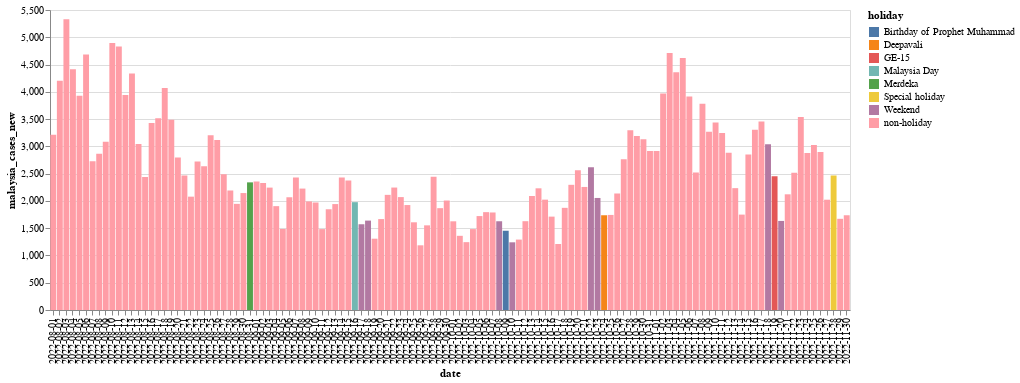

Write notebook code for a chart like this one.
### Code cell
#import required library
#use altair to plot graph visualisation for collected_covid_daily_cases with 'date', 'holiday' and 'malaysia_cases_new' columns.

alt.Chart(collected_selectdf).mark_bar().encode(
    x = 'date',
    y = 'malaysia_cases_new',
    #tooltip is to display x and y variables associated 'date' and 'malaysia_cases_new' respectively, and also 'holiday' to show the differences.
    tooltip=['date','holiday','malaysia_cases_new'],
    color='holiday'
    
).properties(width=800)

### Figure 1 — Vega-Lite specification as saved in the notebook (floating-point values rounded to 4 significant figures)
{"config": {"view": {"continuousWidth": 400, "continuousHeight": 300}}, "data": {"name": "data-6a7dc8b4758b6bdfb1d7cf06aad349b4"}, "mark": "bar", "encoding": {"color": {"field": "holiday", "type": "nominal"}, "tooltip": [{"field": "date", "type": "nominal"}, {"field": "holiday", "type": "nominal"}, {"field": "malaysia_cases_new", "type": "quantitative"}], "x": {"field": "date", "type": "nominal"}, "y": {"field": "malaysia_cases_new", "type": "quantitative"}}, "width": 800, "$schema": "https://vega.github.io/schema/vega-lite/v4.17.0.json", "datasets": {"data-6a7dc8b4758b6bdfb1d7cf06aad349b4": [{"date": "2022-08-01", "holiday": "non-holiday", "malaysia_cases_new": 3213}, {"date": "2022-08-02", "holiday": "non-holiday", "malaysia_cases_new": 4204}, {"date": "2022-08-03", "holiday": "non-holiday", "malaysia_cases_new": 5330}, {"date": "2022-08-04", "holiday": "non-holiday", "malaysia_cases_new": 4413}, {"date": "2022-08-05", "holiday": "non-holiday", "malaysia_cases_new": 3927}, {"date": "2022-08-06", "holiday": "non-holiday", "malaysia_cases_new": 4684}, {"date": "2022-08-07", "holiday": "non-holiday", "malaysia_cases_new": 2728}, {"date": "2022-08-08", "holiday": "non-holiday", "malaysia_cases_new": 2863}, {"date": "2022-08-09", "holiday": "non-holiday", "malaysia_cases_new": 3083}, {"date": "2022-08-10", "holiday": "non-holiday", "malaysia_cases_new": 4896}, {"date": "2022-08-11", "holiday": "non-holiday", "malaysia_cases_new": 4831}, {"date": "2022-08-12", "holiday": "non-holiday", "malaysia_cases_new": 3943}, {"date": "2022-08-13", "holiday": "non-holiday", "malaysia_cases_new": 4334}, {"date": "2022-08-14", "holiday": "non-holiday", "malaysia_cases_new": 3045}, {"date": "2022-08-15", "holiday": "non-holiday", "malaysia_cases_new": 2437}, {"date": "2022-08-16", "holiday": "non-holiday", "malaysia_cases_new": 3429}, {"date": "2022-08-17", "holiday": "non-holiday", "malaysia_cases_new": 3516}, {"date": "2022-08-18", "holiday": "non-holiday", "malaysia_cases_new": 4071}, {"date": "2022-08-19", "holiday": "non-holiday", "malaysia_cases_new": 3490}, {"date": "2022-08-20", "holiday": "non-holiday", "malaysia_cases_new": 2798}, {"date": "2022-08-21", "holiday": "non-holiday", "malaysia_cases_new": 2464}, {"date": "2022-08-22", "holiday": "non-holiday", "malaysia_cases_new": 2078}, {"date": "2022-08-23", "holiday": "non-holiday", "malaysia_cases_new": 2722}, {"date": "2022-08-24", "holiday": "non-holiday", "malaysia_cases_new": 2636}, {"date": "2022-08-25", "holiday": "non-holiday", "malaysia_cases_new": 3206}, {"date": "2022-08-26", "holiday": "non-holiday", "malaysia_cases_new": 3118}, {"date": "2022-08-27", "holiday": "non-holiday", "malaysia_cases_new": 2491}, {"date": "2022-08-28", "holiday": "non-holiday", "malaysia_cases_new": 2191}, {"date": "2022-08-29", "holiday": "non-holiday", "malaysia_cases_new": 1946}, {"date": "2022-08-30", "holiday": "non-holiday", "malaysia_cases_new": 2144}, {"date": "2022-08-31", "holiday": "Merdeka", "malaysia_cases_new": 2340}, {"date": "2022-09-01", "holiday": "non-holiday", "malaysia_cases_new": 2356}, {"date": "2022-09-02", "holiday": "non-holiday", "malaysia_cases_new": 2328}, {"date": "2022-09-03", "holiday": "non-holiday", "malaysia_cases_new": 2244}, {"date": "2022-09-04", "holiday": "non-holiday", "malaysia_cases_new": 1904}, {"date": "2022-09-05", "holiday": "non-holiday", "malaysia_cases_new": 1486}, {"date": "2022-09-06", "holiday": "non-holiday", "malaysia_cases_new": 2067}, {"date": "2022-09-07", "holiday": "non-holiday", "malaysia_cases_new": 2428}, {"date": "2022-09-08", "holiday": "non-holiday", "malaysia_cases_new": 2226}, {"date": "2022-09-09", "holiday": "non-holiday", "malaysia_cases_new": 1990}, {"date": "2022-09-10", "holiday": "non-holiday", "malaysia_cases_new": 1971}, {"date": "2022-09-11", "holiday": "non-holiday", "malaysia_cases_new": 1483}, {"date": "2022-09-12", "holiday": "non-holiday", "malaysia_cases_new": 1847}, {"date": "2022-09-13", "holiday": "non-holiday", "malaysia_cases_new": 1942}, {"date": "2022-09-14", "holiday": "non-holiday", "malaysia_cases_new": 2431}, {"date": "2022-09-15", "holiday": "non-holiday", "malaysia_cases_new": 2375}, {"date": "2022-09-16", "holiday": "Malaysia Day", "malaysia_cases_new": 1977}, {"date": "2022-09-17", "holiday": "Weekend", "malaysia_cases_new": 1572}, {"date": "2022-09-18", "holiday": "Weekend", "malaysia_cases_new": 1639}, {"date": "2022-09-19", "holiday": "non-holiday", "malaysia_cases_new": 1307}, {"date": "2022-09-20", "holiday": "non-holiday", "malaysia_cases_new": 1667}, {"date": "2022-09-21", "holiday": "non-holiday", "malaysia_cases_new": 2111}, {"date": "2022-09-22", "holiday": "non-holiday", "malaysia_cases_new": 2245}, {"date": "2022-09-23", "holiday": "non-holiday", "malaysia_cases_new": 2070}, {"date": "2022-09-24", "holiday": "non-holiday", "malaysia_cases_new": 1924}, {"date": "2022-09-25", "holiday": "non-holiday", "malaysia_cases_new": 1608}, {"date": "2022-09-26", "holiday": "non-holiday", "malaysia_cases_new": 1186}, {"date": "2022-09-27", "holiday": "non-holiday", "malaysia_cases_new": 1552}, {"date": "2022-09-28", "holiday": "non-holiday", "malaysia_cases_new": 2445}, {"date": "2022-09-29", "holiday": "non-holiday", "malaysia_cases_new": 1867}, {"date": "2022-09-30", "holiday": "non-holiday", "malaysia_cases_new": 2007}, {"date": "2022-10-01", "holiday": "non-holiday", "malaysia_cases_new": 1626}, {"date": "2022-10-02", "holiday": "non-holiday", "malaysia_cases_new": 1360}, {"date": "2022-10-03", "holiday": "non-holiday", "malaysia_cases_new": 1244}, {"date": "2022-10-04", "holiday": "non-holiday", "malaysia_cases_new": 1483}, {"date": "2022-10-05", "holiday": "non-holiday", "malaysia_cases_new": 1722}, {"date": "2022-10-06", "holiday": "non-holiday", "malaysia_cases_new": 1794}, {"date": "2022-10-07", "holiday": "non-holiday", "malaysia_cases_new": 1788}, {"date": "2022-10-08", "holiday": "Weekend", "malaysia_cases_new": 1627}, {"date": "2022-10-09", "holiday": "Birthday of Prophet Muhammad", "malaysia_cases_new": 1453}, {"date": "2022-10-10", "holiday": "Weekend", "malaysia_cases_new": 1241}, {"date": "2022-10-11", "holiday": "non-holiday", "malaysia_cases_new": 1291}, {"date": "2022-10-12", "holiday": "non-holiday", "malaysia_cases_new": 1628}, {"date": "2022-10-13", "holiday": "non-holiday", "malaysia_cases_new": 2090}, {"date": "2022-10-14", "holiday": "non-holiday", "malaysia_cases_new": 2231}, {"date": "2022-10-15", "holiday": "non-holiday", "malaysia_cases_new": 2023}, {"date": "2022-10-16", "holiday": "non-holiday", "malaysia_cases_new": 1712}, {"date": "2022-10-17", "holiday": "non-holiday", "malaysia_cases_new": 1210}, {"date": "2022-10-18", "holiday": "non-holiday", "malaysia_cases_new": 1873}, {"date": "2022-10-19", "holiday": "non-holiday", "malaysia_cases_new": 2295}, {"date": "2022-10-20", "holiday": "non-holiday", "malaysia_cases_new": 2561}, {"date": "2022-10-21", "holiday": "non-holiday", "malaysia_cases_new": 2256}, {"date": "2022-10-22", "holiday": "Weekend", "malaysia_cases_new": 2618}, {"date": "2022-10-23", "holiday": "Weekend", "malaysia_cases_new": 2054}, {"date": "2022-10-24", "holiday": "Deepavali", "malaysia_cases_new": 1737}, {"date": "2022-10-25", "holiday": "non-holiday", "malaysia_cases_new": 1743}, {"date": "2022-10-26", "holiday": "non-holiday", "malaysia_cases_new": 2136}, {"date": "2022-10-27", "holiday": "non-holiday", "malaysia_cases_new": 2762}, {"date": "2022-10-28", "holiday": "non-holiday", "malaysia_cases_new": 3296}, {"date": "2022-10-29", "holiday": "non-holiday", "malaysia_cases_new": 3189}, {"date": "2022-10-30", "holiday": "non-holiday", "malaysia_cases_new": 3129}, {"date": "2022-10-31", "holiday": "non-holiday", "malaysia_cases_new": 2913}, {"date": "2022-11-01", "holiday": "non-holiday", "malaysia_cases_new": 2913}, {"date": "2022-11-02", "holiday": "non-holiday", "malaysia_cases_new": 3969}, {"date": "2022-11-03", "holiday": "non-holiday", "malaysia_cases_new": 4711}, {"date": "2022-11-04", "holiday": "non-holiday", "malaysia_cases_new": 4360}, {"date": "2022-11-05", "holiday": "non-holiday", "malaysia_cases_new": 4621}, {"date": "2022-11-06", "holiday": "non-holiday", "malaysia_cases_new": 3913}, {"date": "2022-11-07", "holiday": "non-holiday", "malaysia_cases_new": 2521}, {"date": "2022-11-08", "holiday": "non-holiday", "malaysia_cases_new": 3781}, {"date": "2022-11-09", "holiday": "non-holiday", "malaysia_cases_new": 3267}, {"date": "2022-11-10", "holiday": "non-holiday", "malaysia_cases_new": 3436}, {"date": "2022-11-11", "holiday": "non-holiday", "malaysia_cases_new": 3245}, {"date": "2022-11-12", "holiday": "non-holiday", "malaysia_cases_new": 2882}, {"date": "2022-11-13", "holiday": "non-holiday", "malaysia_cases_new": 2234}, {"date": "2022-11-14", "holiday": "non-holiday", "malaysia_cases_new": 1749}, {"date": "2022-11-15", "holiday": "non-holiday", "malaysia_cases_new": 2852}, {"date": "2022-11-16", "holiday": "non-holiday", "malaysia_cases_new": 3304}, {"date": "2022-11-17", "holiday": "non-holiday", "malaysia_cases_new": 3457}, {"date": "2022-11-18", "holiday": "Weekend", "malaysia_cases_new": 3037}, {"date": "2022-11-19", "holiday": "GE-15", "malaysia_cases_new": 2450}, {"date": "2022-11-20", "holiday": "Weekend", "malaysia_cases_new": 1633}, {"date": "2022-11-21", "holiday": "non-holiday", "malaysia_cases_new": 2121}, {"date": "2022-11-22", "holiday": "non-holiday", "malaysia_cases_new": 2516}, {"date": "2022-11-23", "holiday": "non-holiday", "malaysia_cases_new": 3537}, {"date": "2022-11-24", "holiday": "non-holiday", "malaysia_cases_new": 2877}, {"date": "2022-11-25", "holiday": "non-holiday", "malaysia_cases_new": 3024}, {"date": "2022-11-26", "holiday": "non-holiday", "malaysia_cases_new": 2898}, {"date": "2022-11-27", "holiday": "non-holiday", "malaysia_cases_new": 2022}, {"date": "2022-11-28", "holiday": "Special holiday", "malaysia_cases_new": 2465}, {"date": "2022-11-29", "holiday": "non-holiday", "malaysia_cases_new": 1672}, {"date": "2022-11-30", "holiday": "non-holiday", "malaysia_cases_new": 1737}]}}
